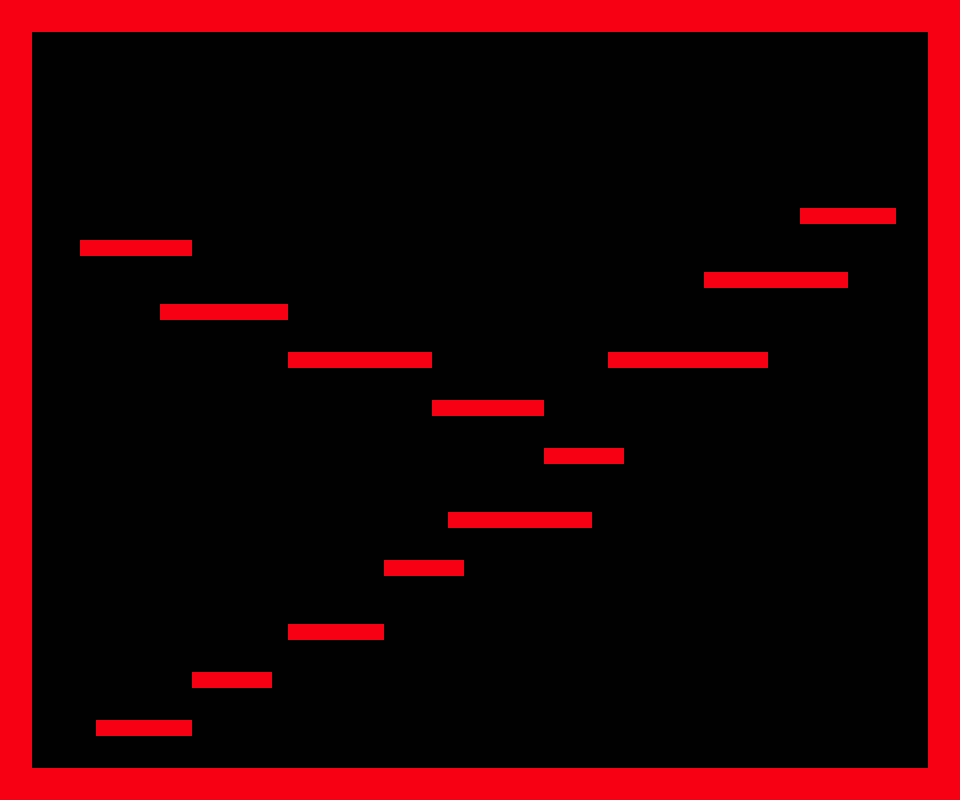

This game map was drawn from its Tiled (.tmx) file and the tilesets committed beside it. A one-line description and the trimmed map source follow:
An orthogonal 60x50 tile map with 16x16 px tiles, 1 tile layer (Main).

<map version="1.0" orientation="orthogonal" width="60" height="50" tilewidth="16" tileheight="16">
 <tileset firstgid="1" name="tiles" tilewidth="16" tileheight="16">
  <image source="collision.png" width="128" height="51" />
 </tileset>
 <layer name="Main" width="60" height="50">
  <data>[3000 cells, 516 non-empty, 1 distinct tile ids]</data>
 </layer>
</map>
